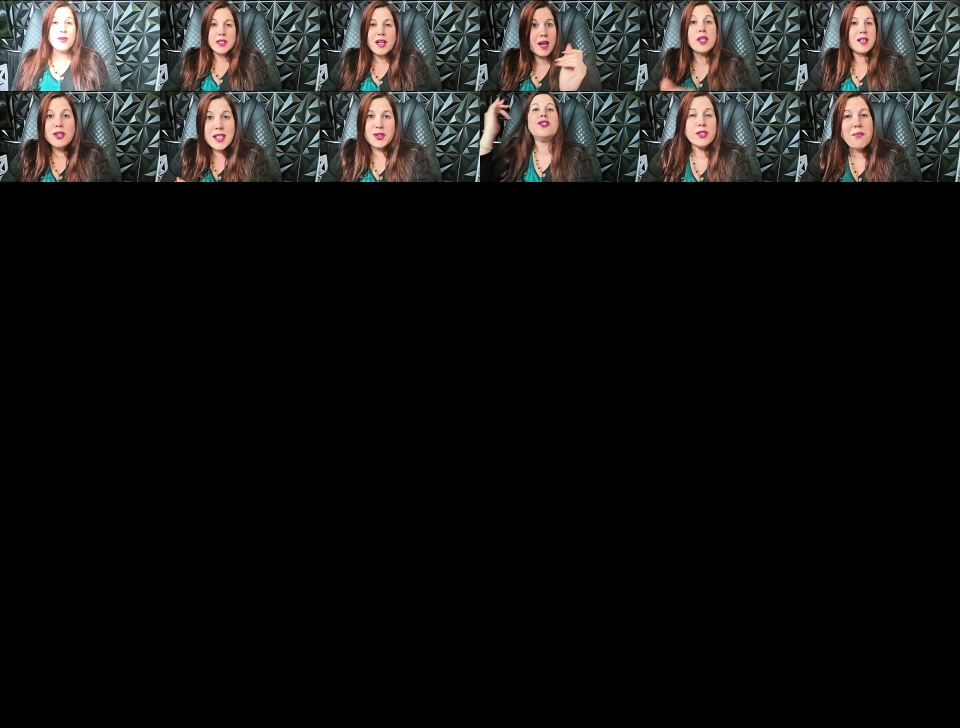
#> input picture tiktokshop/orig/01_hoja.jpg, 1920 x 1456 px (shown at 1/2 size); its folder holds only this picture in this run
$ python mosaico.py
#> lines starting #> are read from the running program, lines starting #| are printed output that depends on the picture
# Junta las hojas de cuadros de todas las clases (menos la 02) en mosaicos de 8 para revisar su formato.
import glob
import json
from pathlib import Path

from PIL import Image, ImageDraw

R = Path(__file__).resolve().parent
fs = [f for f in sorted(glob.glob(str(R / "orig" / "*_hoja.jpg"))) if not f.endswith("02_hoja.jpg")]
W = 640
tiles = []
for f in fs:
    n = Path(f).name.replace("_hoja.jpg", "")
    im = Image.open(f).convert("RGB")
#> im is the input picture: PIL image 1920x1456 RGB; mean R, G, B 22.6, 21.8, 20.7
    im = im.resize((W, int(im.height * W / im.width)))
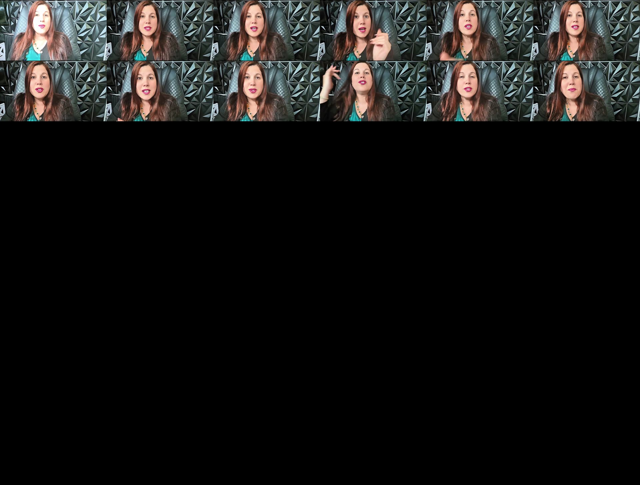
#> im: PIL image 640x485 RGB; mean R, G, B 22.6, 21.8, 20.7
    d = ImageDraw.Draw(im)
#> (the run stopped early here; a loop or call above may not have finished)

$ run again, on tiktokshop/orig/03_hoja.jpg
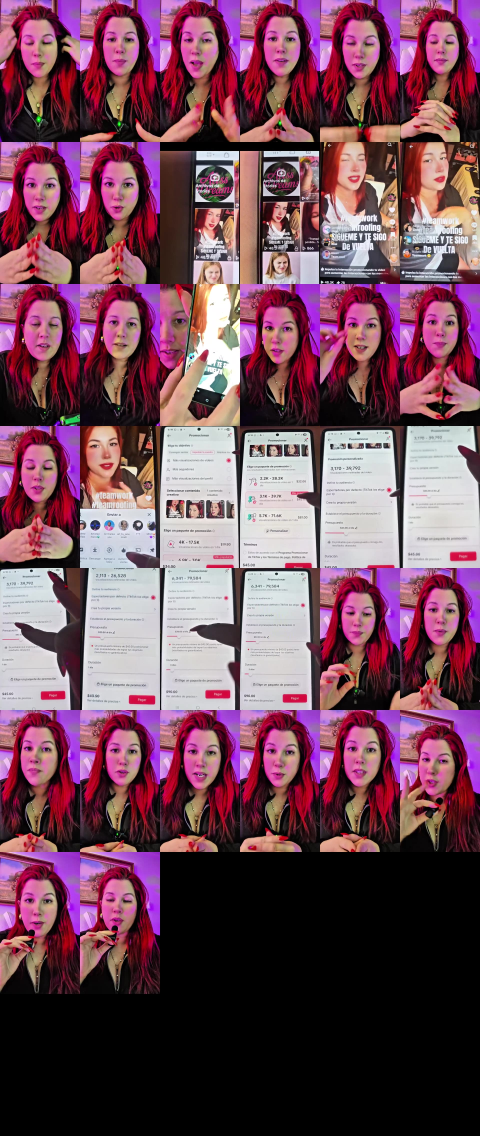
#> input picture tiktokshop/orig/03_hoja.jpg, 1920 x 4544 px (shown at 1/4 size)
#> im is the input picture: PIL image 1920x4544 RGB; mean R, G, B 112.4, 72.7, 88.8
#> `im = im.resize((W, int(im.height * W / im.width)))`:
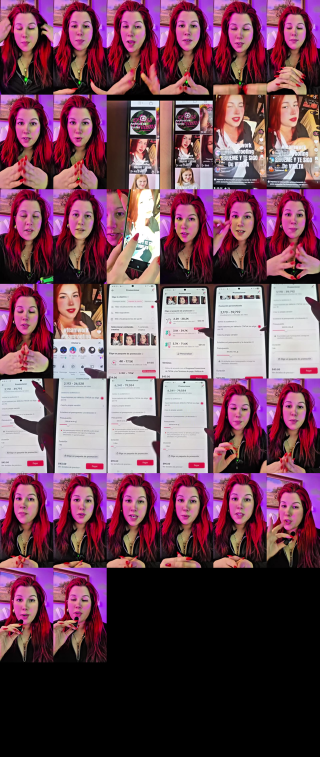
#> im: PIL image 640x1514 RGB (shown at 1/2 size); mean R, G, B 112.4, 72.7, 88.8
